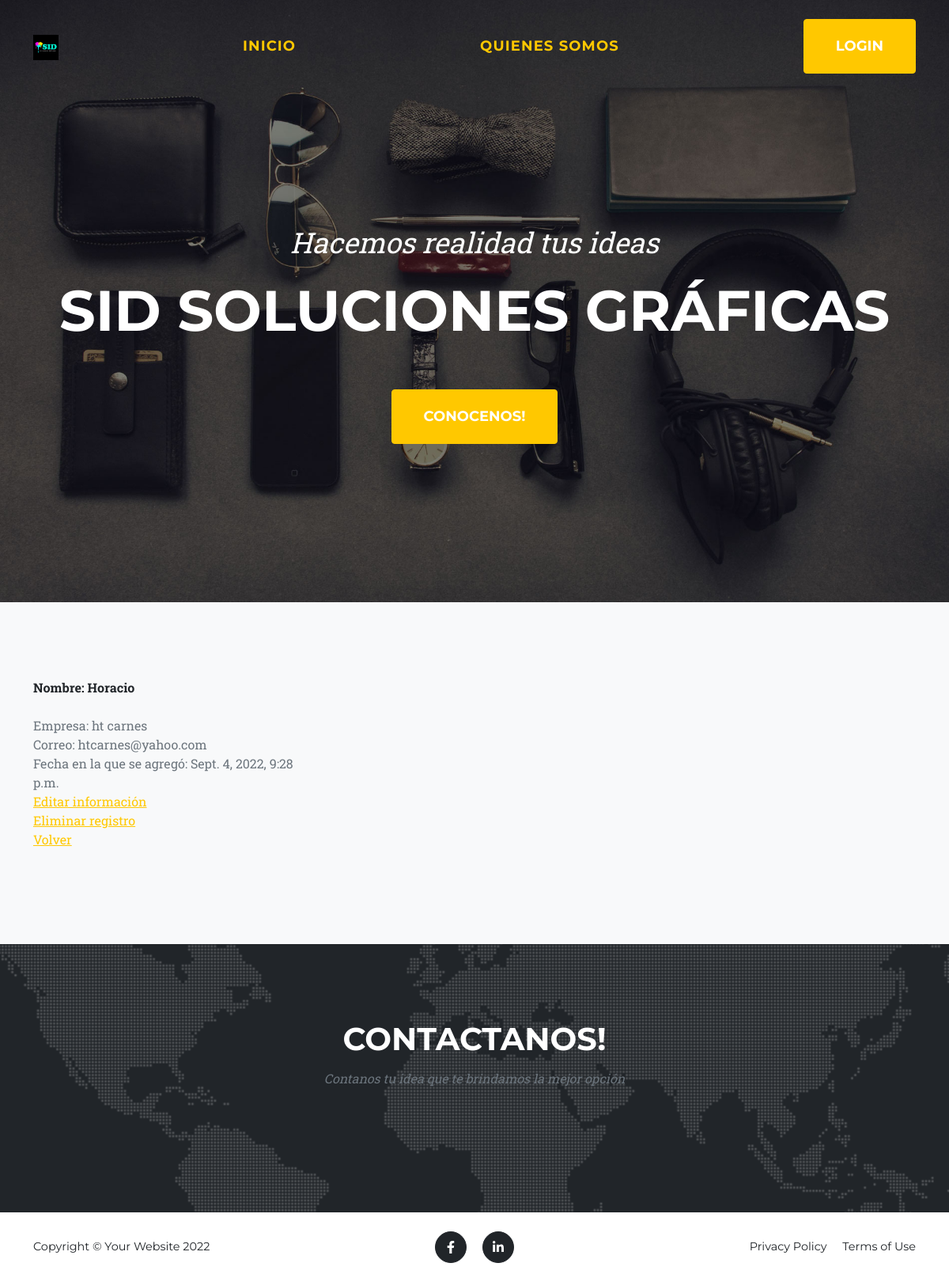
The page /comercio/listado_mayorista/1 on the database its author committed.
### comercio/models.py (models this page shows, shortened)
class RegistroMayoristas(models.Model):
    nombre = models.CharField(max_length=80)
    correo = models.EmailField(max_length=100)
    empresa = models.CharField(blank=True,null=True,max_length=100)
    fecha = models.DateTimeField(auto_now_add=True,null=True,blank=True)
    class Meta:
        verbose_name="Mayorista"
        verbose_name_plural="Mayoristas"

### comercio/views.py (the view)
# urls.py: path('listado_mayorista/<pk>',MayoristasDetail.as_view(),name="mayoristas_detail"),
class MayoristasDetail(DetailView):
    model = RegistroMayoristas
    template_name = "comercio/mayoristas_detail.html"

### comercio/templates/comercio/mayoristas_detail.html
{% extends 'comercio/base.html' %}
{% block listado_productos %}
 <div class="col-lg-4 col-sm-6 mb-4">
                <div class="portfolio-caption">
                    <div class="portfolio-caption-heading"><strong>Nombre: {{registromayoristas.nombre}}</strong></div>
                    <div class="portfolio-caption-subheading text-muted">
                    <br> Empresa: {{registromayoristas.empresa}}
                    <br> Correo: {{registromayoristas.correo}}
                    <br> Fecha en la que se agregó: {{registromayoristas.fecha}}
                    <div><a href ="{% url 'mayoristas_update' registromayoristas.id %}">Editar información</a></div>
                    <div><a href ="{% url 'mayoristas_delete' registromayoristas.id %}">Eliminar registro</a></div>
                    </div>
                </div>
                <a href ="{% url 'mayoristas' %}">Volver</a>
            </div>
        </div>
{% endblock listado_productos %}

### rows shown on the page
RegistroMayoristas: nombre "Horacio", empresa "ht carnes", correo "htcarnes@yahoo.com", fecha "Sept. 4, 2022, 9:28 p.m."
